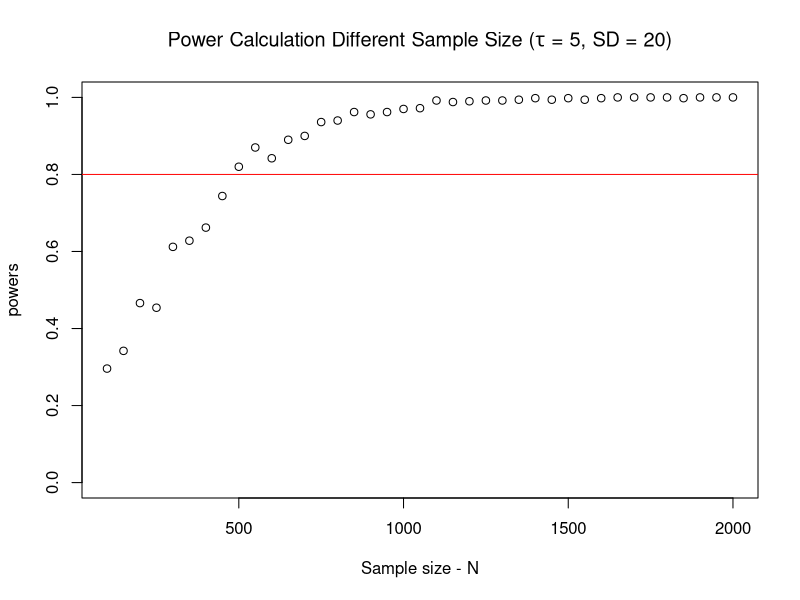

Source code (R):
# Power Analysis


## ------ 1. Analytic solution ------ # 
power.t.test(
# sample size (leave blank!) n=,
# minimum detectable effect size
  delta = 5, sd = 20,
# alpha and power (1-kappa)
  sig.level = 0.05, power = 0.8,
# two-tailed vs. one-tailed test
  alternative = "two.sided"
)


## ------ 2. Simulation ------ # 

possible.ns <- seq(from=100, to=2000, by=50) # The sample sizespossible.ns <- seq(from=100, to=2000, by=50) # The sample sizes
powers <- rep(NA, length(possible.ns))       # Empty object to collect simulation estimates
alpha <- 0.05                                # Standard significance level
sims <- 500                                  # Number of simulations to conduct for each N


# Try the first vaues to understand the code below
# j=1
# i=1


#### Outer loop to vary the number of subjects ####
for (j in 1:length(possible.ns)){
  N <- possible.ns[j]                        # Pick the jth value for N
  
  significant.experiments <- rep(NA, sims)   # Empty object to count significant experiments
  
  #### Inner loop to conduct experiments "sims" times over for each N ####
  for (i in 1:sims){
    Y0 <-  rnorm(n=N, mean=60, sd=20)              # control potential outcome
    tau <- 5                                       # Hypothesize treatment effect
    Y1 <- Y0 + tau                                 # treatment potential outcome
    Z.sim <- rbinom(n=N, size=1, prob=.5)          # Do a random assignment
    Y.sim <- Y1*Z.sim + Y0*(1-Z.sim)               # Reveal outcomes according to assignment
    # head(cbind(Y0, Y1, tau, Z.sim, Y.sim))
    fit.sim <- lm(Y.sim ~ Z.sim)                   # Do analysis (Simple regression)
    # summary(fit.sim)
    p.value <- summary(fit.sim)$coefficients[2,4]  # Extract p-values (assuming 
                                                   # equal variance in treatement and 
                                                   # control groups)
    significant.experiments[i] <- (p.value <= alpha) # Determine significance according to 
                                                     #p <= 0.05
  }
  
  powers[j] <- mean(significant.experiments) # store average success rate (power) for each N
}


# Plot
plot(possible.ns, powers, ylim=c(0,1), 
     main= expression(paste("Power Calculation Different Sample Size (", tau, " = 5, SD = 20)")),
     xlab = "Sample size - N")
abline(h=0.8, col="red")

